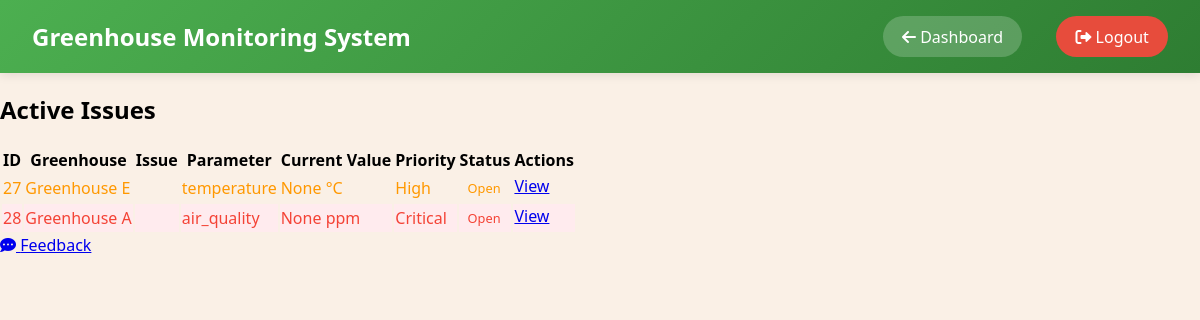
Page /smart-alerts (signed in) on the committed database.
### app/models.py (models this page shows)
class Issue(db.Model):
    __tablename__ = 'issues'
    id = db.Column(db.Integer, primary_key=True)
    greenhouse_id = db.Column(db.Integer, db.ForeignKey('greenhouses.id'), nullable=False)
    parameter_id = db.Column(db.Integer, db.ForeignKey('sensor_parameter.id'), nullable=False)
    sensor_type = db.Column(db.String(20))
    current_value = db.Column(db.Float)
    status = db.Column(db.String(20), default='open')
    priority = db.Column(db.String(20))
    assigned_to = db.Column(db.Integer, db.ForeignKey('users.id'), nullable=True)
    resolved_at = db.Column(db.DateTime, nullable=True)
    timestamp = db.Column(db.DateTime, default=datetime.utcnow)
    parameter = db.relationship('SensorParameter', backref='issues')
    greenhouse = db.relationship('Greenhouse', back_populates='issues')
    assignee = db.relationship('User', backref='assigned_issues')

class Greenhouse(db.Model):
    __tablename__ = 'greenhouses'
    id = db.Column(db.Integer, primary_key=True)
    name = db.Column(db.String(100), unique=True, nullable=False)
    location = db.Column(db.String(200))
    assignments = db.relationship('GreenhouseAssignment', backref='assignment_greenhouse', lazy=True)
    sensor_data = db.relationship('SensorData', backref='greenhouse', lazy=True, overlaps="all_sensor_data")
    issues = db.relationship('Issue', back_populates='greenhouse', lazy=True)

class SensorParameter(db.Model):
    __tablename__='sensor_parameter'
    id = db.Column(db.Integer, primary_key=True)
    name = db.Column(db.String(50), unique=True, nullable=False)
    min_value = db.Column(db.Float, nullable=False)
    max_value = db.Column(db.Float, nullable=False)
    unit = db.Column(db.String(15))

### app/routes.py (the view)
@bp.route('/smart-alerts')
@login_required
def smart_alerts():
    active_issues = Issue.query.filter_by(status='Open').order_by(Issue.priority.desc()).all()
    return render_template('smart_alerts.html',
                         active_issues=active_issues)

### app/__init__.py (called while the page is built)
def create_app():
    app = Flask(__name__)
    csrf = CSRFProtect(app)
    app.config.from_object('config.Config')
    app.logger = setup_logger('greenhouse')
    db.init_app(app)
    migrate.init_app(app, db)
    login_manager.init_app(app)
    from . import models
    @login_manager.user_loader
    def load_user(user_id):
        return models.User.query.get(int(user_id))
    from .routes import bp as main_bp
    from .auth import bp as auth_bp
    from .admin import bp as admin_bp
    app.register_blueprint(main_bp)
    app.register_blueprint(auth_bp)
    app.register_blueprint(admin_bp)
    with app.app_context():
        from .utils.monitoring import insert_default_optimal_ranges
        insert_default_optimal_ranges()
    csrf.exempt(lambda request: request.method in {'GET', 'HEAD', 'OPTIONS', 'TRACE'})
    return app

### app/templates/smart_alerts.html (shortened to what this page needs)
{% extends "base.html" %}
{% block content %}
<nav class="navbar">
    <div class="nav-title">Greenhouse Monitoring System</div>
    <div class="nav-buttons">
        <a href="{{ url_for('main.dashboard') }}" class="nav-button">
            <i class="fas fa-arrow-left"></i> Dashboard
        </a>
        <a href="{{ url_for('auth.logout') }}" class="nav-button"
           style="background-color: #e74c3c; margin-left: 10px;">
            <i class="fas fa-sign-out-alt"></i> Logout
        </a>
    </div>
</nav>
    <h2>Active Issues</h2>
    <div class="issues-table-container">
        <table class="issues-table">
            <thead>
                <tr>
                    <th>ID</th>
                    <th>Greenhouse</th>
                    <th>Issue</th>
                    <th>Parameter</th>
                    <th>Current Value</th>
                    <th>Priority</th>
                    <th>Status</th>
                    <th>Actions</th>
                </tr>
            </thead>
            <tbody>
                {% for issue in active_issues %}
                <tr class="priority-{{ issue.priority|lower }}">
                    <td>{{ issue.id }}</td>
                    <td>{{ issue.greenhouse.name }}</td>
                    <td>{{ issue.description }}</td>
                    <td>{{ issue.parameter.name }}</td>
                    <td>{{ issue.current_value }} {{ issue.parameter.unit }}</td>
                    <td>
                        <span class="priority-badge">{{ issue.priority }}</span>
                    </td>
                    <td>
                        <span class="status-badge">{{ issue.status }}</span>
                    </td>
                    <td class="actions">
                        <a href="{{ url_for('main.get_issues') }}?issue_id={{ issue.id }}">View</a>
                    </td>
                </tr>
                {% endfor %}
            </tbody>
        </table>
    </div>
{% endblock %}

### app/static/CSS/styles.css (style rules this page uses)
body { background-color: linen; font-family: 'Segoe UI', Tahoma, Geneva, Verdana, sans-serif; margin: 0; padding: 0; min-height: 100vh; }
.navbar { background: linear-gradient(135deg, #4CAF50 0%, #2E7D32 100%); padding: 1rem 2rem; box-shadow: 0 2px 10px rgba(0,0,0,0.1); display: flex; justify-content: space-between; align-items: center; color: white; }
.nav-title { color: white; font-size: 1.5rem; font-weight: 600; }
.nav-buttons { display: flex; gap: 1.5rem; }
.nav-button { background-color: rgba(255,255,255,0.2); color: white; border: none; padding: 0.6rem 1.2rem; border-radius: 25px; cursor: pointer; transition: all 0.3s ease; font-weight: 500; text-decoration: none; }
.priority-critical { color: #f44336; }
.priority-high { color: #ff9800; }
.status-badge { display: inline-block; padding: 0.25rem 0.5rem; border-radius: 12px; font-size: 0.8rem; font-weight: 500; }
.priority-critical { background-color: #ffebee; }
.actions { display: flex; gap: 0.5rem; }

### rows in the picture
Issue: id "27", greenhouse.name "Greenhouse E", parameter.name "temperature", current_value "None", parameter.unit "°C", priority "High", status "Open"
Issue: id "28", greenhouse.name "Greenhouse A", parameter.name "air_quality", current_value "None", parameter.unit "ppm", priority "Critical", status "Open"
